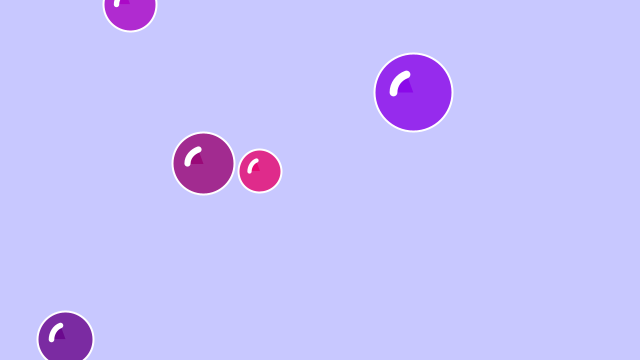
Frame 1 (no input)
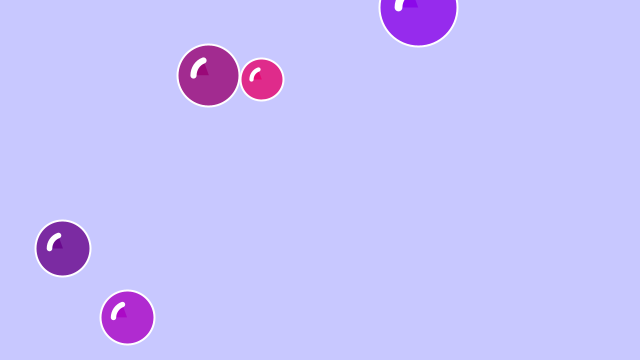
Frame 60 (the mouse pressed at the canvas centre just before this capture)
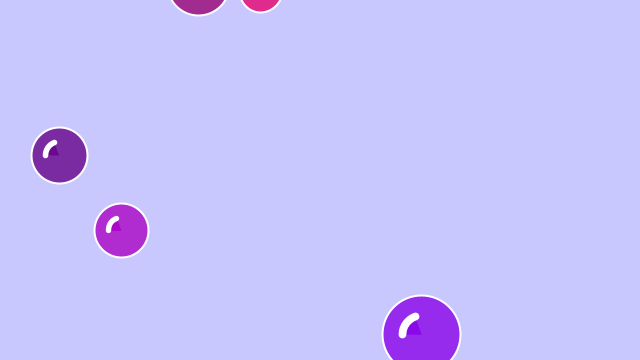
Frame 120 (the mouse held since frame 60 and released just before this capture)

The Processing sketch that drew these frames (run headless with seeded random() and noise(); from frame 60 on, the mouse is pressed at the canvas centre):

// Processing sketch: bubble_mouse_interaction
// ── bubble_mouse_interaction.pde
// Bubble Mouse Interaction
// The Coding Train / Daniel Shiffman
// Processing Intro Series

Bubble[] bubbles = new Bubble[5];

void setup() {
  size(640, 360);
  pixelDensity(2);

  //initialize big bubbles
  for (int i = 0; i < bubbles.length; i++) {
    float x = random(width);
    float y = random(height);
    float r = random(20, 40);
    bubbles[i] = new Bubble(x, y, r);
  }
}

void draw() {
  background(200, 200, 255);

  //show and update bubbles
  for (int j = 0; j < bubbles.length; j++) {
    bubbles[j].update();
    bubbles[j].edges();
    bubbles[j].show();
  }

}

void mousePressed(){
  //check each bubble to verify if mouse is over any bubble
  for (int j = 0; j < bubbles.length; j++) {
    boolean inBubble = bubbles[j].withinBubble(mouseX, mouseY); 
    if(inBubble){
     bubbles[j].changeColor();  
    }
  }
}

// ── Bubble.pde
class Bubble {
  float x, y, r;
  color bubCol;

  Bubble(float _x, float _y, float _r) {
    x = _x;
    y = _y;
    r = _r;
    bubCol = color(random(100, 255), 0, random(100, 255), 200); //bubble color
  }

  void update() {
    y = y - random(1, 2);
    x = x + random(-1, 1);
  }
  
  void changeColor(){
   bubCol = color(random(100, 255), random(100), random(100, 255), 200); //bubble color 
  }
  
  boolean withinBubble(float mx, float my){
    //check if mouse is within bubble
    return dist(mx, my, x, y) < r; 
  }

  void show() {
    strokeWeight(2);
    stroke(255);
    fill(bubCol);
    circle(x, y, r*2); //bubble
    strokeWeight(r/5);
    arc(x, y, r, r, PI, radians(250)); //highlight
  }


  void edges() {
    //place bubble back at the  bottom of canvas
    if (y < -r) {
      y = height + r/2;
    }
  }
}  
